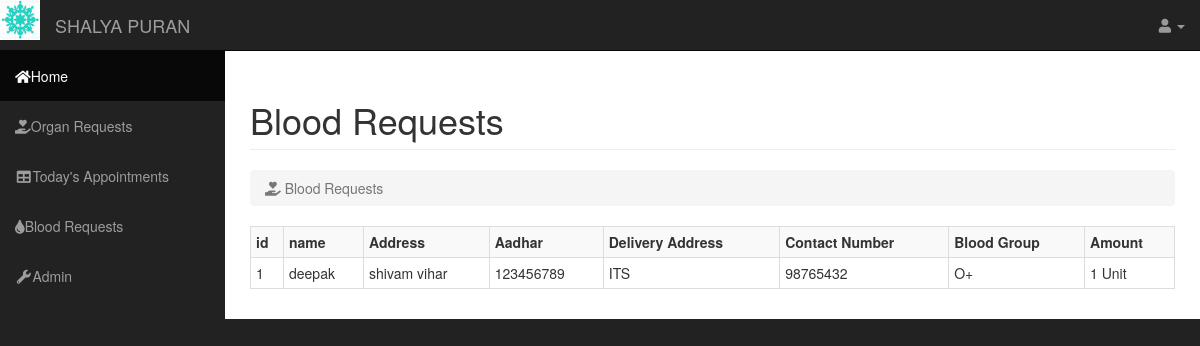
Screenshot of /bloodrequests.php with the database file from the repository.
### tables this page shows
CREATE TABLE `blood_orders` (
  `id` int(11) NOT NULL,
  `name` varchar(255) NOT NULL,
  `address` varchar(255) NOT NULL,
  `aadhar` int(255) NOT NULL,
  `delivery_address` varchar(255) NOT NULL,
  `mobile_number` int(255) NOT NULL,
  `blood_group` varchar(255) NOT NULL,
  `amount` varchar(255) NOT NULL
);

### bloodrequests.php (the view, shortened to what this page needs)
<!DOCTYPE html >
<html lang="en">
<head>
    <link rel="stylesheet" href="css/bootstrap.min.css" type="text/css">
    <link href="css/sb-admin.css" rel="stylesheet">
    <link href="css/plugins/morris.css" rel="stylesheet">
    <link href="font-awesome/css/font-awesome.min.css" rel="stylesheet" type="text/css">
    <link rel="stylesheet" href="https://use.fontawesome.com/releases/v5.3.1/css/all.css">
</head>
<body>
    <div id="wrapper">
        <nav class="navbar navbar-inverse navbar-fixed-top" role="navigation">
            <div class="navbar-header">
                <img src="img/logo1.PNG" style="width: 40px; height: 40px; float: left; ">
                <a class="navbar-brand " href="home.html">SHALYA PURAN</a>
            </div>
            <ul class="nav navbar-right top-nav">
              <li class="dropdown">
                    <a href="#" class="dropdown-toggle" data-toggle="dropdown"><i class="fa fa-user"></i>
                        ?><b class="caret"></b></a>
                </li>
            </ul>
            <div class="collapse navbar-collapse navbar-ex1-collapse">
                <ul class="nav navbar-nav side-nav">
                    <li class="active">
                        <a href="dbadmin.php"><i class="fas fa-home"></i>Home</a>
                    </li>
                     <li>
                        <a href="organrequest.php"> <i class="fa fa-hand-holding-heart"></i>Organ Requests</a>
                    </li>
                     <li>
                        <a href="#"><i class="fa fa-fw fa-table"></i>Today's Appointments</a>
                    </li>
                     <li>
                        <a href="bloodrequests.php"><i class="fa fa-tint"></i>Blood Requests</a>
                    </li>
                    <li>
                        <a href="#"><i class="fa fa-fw fa-wrench"></i>Admin</a>
                    </li>
                </ul>
            </div>
        </nav>
        <div id="page-wrapper">
            <div class="container-fluid">
                <div class="row">
                    <div class="col-lg-12">
                        <h1 class="page-header">
                            Blood Requests
                        </h1>
                        <ol class="breadcrumb">
                            <li class="active">
                                <i class="fa fa-hand-holding-heart"></i> Blood Requests
                            </li>
                        </ol>
                    </div>
                </div>
                <div class="row">
                    <div class="col-lg-12">
                        <div class="panel-default">
                            <?php
                            $id=1;
                            include('server.php');
                            $sql="SELECT * FROM blood_orders";
                            $query=mysqli_query($db,$sql);
                            $result=mysqli_num_rows($query);
                            if($result>0)
                            {
                                echo '<table class="table table-striped table-bordered table-hover table-condensed">';
                                echo '<tr><th>id</th><th>name</th><th>Address</th><th>Aadhar</th><th>Delivery Address</th><th>Contact Number</th><th>Blood Group</th><th>Amount</th>';
                                while($row = mysqli_fetch_array($query,MYSQLI_ASSOC))
                                {
                                    echo '<tr>';
                                    echo '<td>'.$id++.'</td>';
                                    echo '<td>'.$row['name'].'</td>';
                                    echo '<td>'.$row['address'].'</td>';
                                    echo '<td>'.$row['aadhar'].'</td>';
                                    echo '<td>'.$row['delivery_address'].'</td>';
                                    echo '<td>'.$row['mobile_number'].'</td>';
                                    echo '<td>'.$row['blood_group'].'</td>';
                                    echo '<td>'.$row['amount'].'</td>';
                                    echo '</tr>';
                                }
                            }
                            else
                            {
                                echo 'No Data Available';
                            }
                            ?>
                        </div>
                    </div>
                </div>
            </div>
        </div>
    </div>
</body>
</html>

### css/sb-admin.css (style rules this page uses)
body { margin-top: 100px; background-color: #222; }
@media (min-width:768px) { body { margin-top: 50px; } }
#wrapper { padding-left: 0; }
#page-wrapper { width: 100%; padding: 0; background-color: #fff; }
@media (min-width:768px) { #wrapper { padding-left: 225px; } }
@media (min-width:768px) { #page-wrapper { padding: 10px; } }
.top-nav { padding: 0 15px; }
.top-nav>li { display: inline-block; float: left; }
.top-nav>li>a { padding-top: 15px; padding-bottom: 15px; line-height: 20px; color: #999; }
@media (min-width:768px) { .side-nav { position: fixed; top: 51px; left: 225px; width: 225px; margin-left: -225px; border: none; border-radius: 0; overflow-y: auto; background-color: #222; } }
@media (min-width:768px) { .side-nav>li>a { width: 225px; } }

### rows the page displays
blood_orders: name "deepak", address "shivam vihar", aadhar "123456789", delivery_address "ITS", mobile_number "98765432", blood_group "O+", amount "1 Unit"
